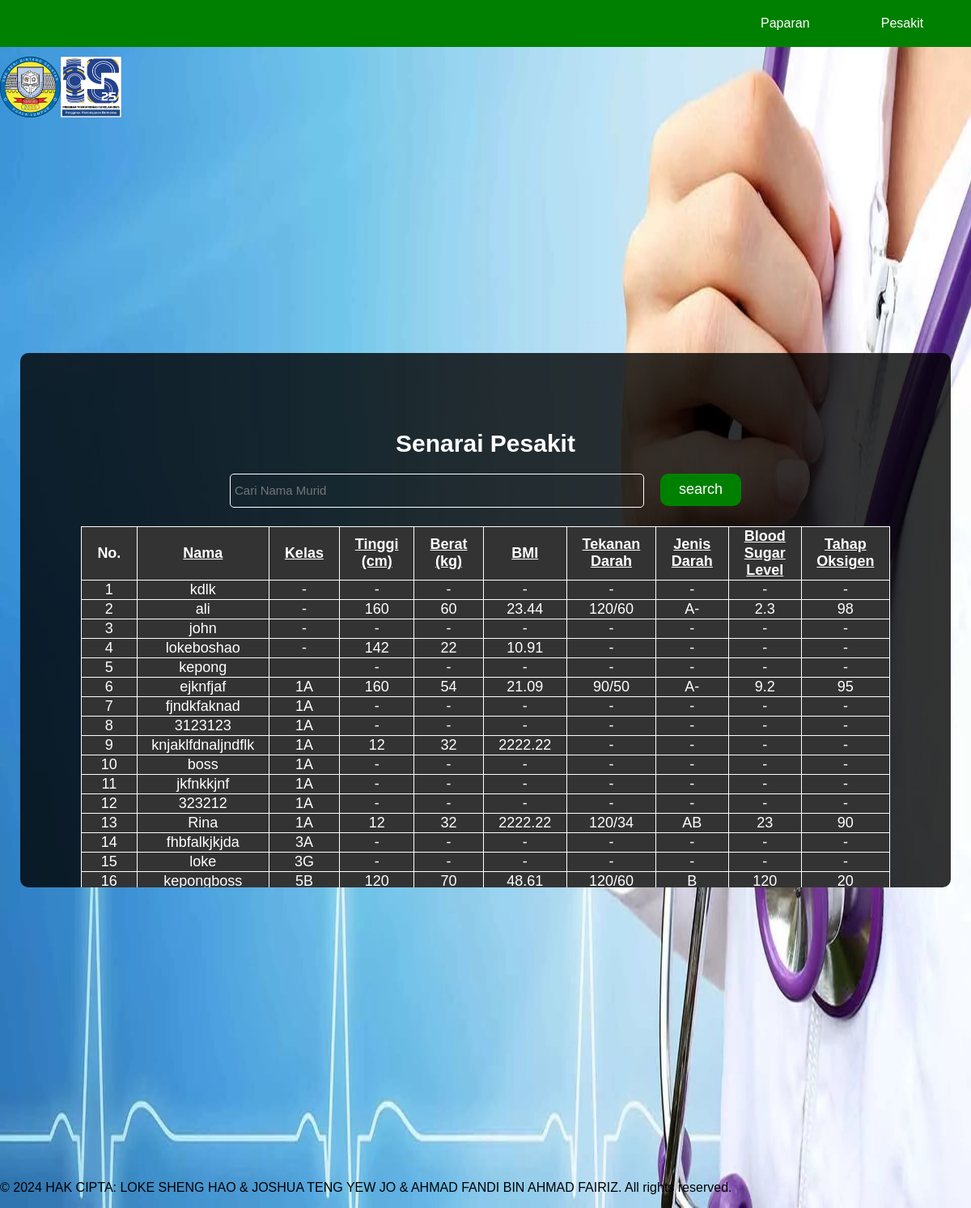
The app's page /klinik/paparan.php with its own data.
### tables this page shows
CREATE TABLE `pesakit` (
  `nama` varchar(200) DEFAULT NULL,
  `tinggi` double DEFAULT NULL,
  `berat` double DEFAULT NULL,
  `bmi` double DEFAULT NULL,
  `blood_pressure` varchar(50) DEFAULT NULL,
  `kelas` varchar(50) DEFAULT NULL,
  `blood_type` varchar(2) DEFAULT NULL,
  `blood_sugar` varchar(50) DEFAULT NULL,
  `age` varchar(10) DEFAULT NULL,
  `ic` varchar(20) NOT NULL,
  `phone_number` varchar(20) DEFAULT NULL,
  `oxygen_level` double DEFAULT NULL
);

### klinik/paparan.php (the view, shortened to what this page needs)
<?php include 'header.php'?>
<section>
    <body>
        <div class="form" style="width: 1100px; overflow-y:auto; max-height: 550px;margin-top: 20px;padding-top: 70px; position: absolute; z-index: 999;" >
            <h1 style="color: white; font-size: 30px; text-align: center;">Senarai Pesakit</h1>
            <form class="searchbar" action="" method="post">
                <input type="text" name="search" placeholder="Cari Nama Murid">
                <button type="submit" name="submit-search">search</button>
            </form>
            <?php
                include 'includes/dbh.inc.php';
                $sort_column = isset($_GET['sort']) ? $_GET['sort'] : 'kelas';
                $sort_order = isset($_GET['order']) && $_GET['order'] == 'desc' ? 'DESC' : 'ASC';
                if (isset($_POST['submit-search'])) {
                    $search = mysqli_real_escape_string($conn, $_POST['search']);
                    $sql = "SELECT * FROM pesakit WHERE nama LIKE '%$search%' ORDER BY $sort_column $sort_order";
                } else {
                    $sql = "SELECT * FROM pesakit ORDER BY $sort_column $sort_order";
                }
                $result = mysqli_query($conn, $sql);
                $resultcheck = mysqli_num_rows($result);
                $next_order = $sort_order == 'ASC' ? 'desc' : 'asc';
                if($resultcheck > 0){
                    $i = 1;
                    echo "<table id='patientTable'>";
                    echo "<tr>
                            <th>No.</th>
                            <th><a class='table-link' style='color: white; text-decoration: underline;' href='?sort=nama&order=$next_order'>Nama</a></th>
                            <th><a class='table-link' style='color: white; text-decoration: underline;' href='?sort=kelas&order=$next_order'>Kelas</a></th>
                            <th><a class='table-link' style='color: white; text-decoration: underline;' href='?sort=tinggi&order=$next_order'>Tinggi (cm)</a></th>
                            <th><a class='table-link' style='color: white; text-decoration: underline;' href='?sort=berat&order=$next_order'>Berat (kg)</a></th>
                            <th><a class='table-link' style='color: white; text-decoration: underline;' href='?sort=bmi&order=$next_order'>BMI</th>
                            <th><a class='table-link' style='color: white; text-decoration: underline;' href='?sort=blood_pressure&order=$next_order'>Tekanan Darah</a></th>
                            <th><a class='table-link' style='color: white; text-decoration: underline;' href='?sort=blood_type&order=$next_order'>Jenis Darah</a></th>
                            <th><a class='table-link' style='color: white; text-decoration: underline;' href='?sort=blood_sugar&order=$next_order'>Blood Sugar Level</a></th>
                            <th><a class='table-link' style='color: white; text-decoration: underline;' href='?sort=oxygen_level&order=$next_order'>Tahap Oksigen</a></th>
                          </tr>";
                    while($row = mysqli_fetch_assoc($result)){
                        $tinggi=$row['tinggi']*100;
                        $bmi=$row['bmi'];
                        echo "<tr>";
                        echo "<td>".$i++."</td>";
                        echo "<td><a class='table-link' style='color: white;' href='sendtoindex.php?id=".$row['ic']."'>".(isset($row['nama']) ? $row['nama'] : '-')."</a></td>";
                        echo "<td><a class='table-link' style='color: white;' href='sendtoindex.php?id=".$row['ic']."'>".(isset($row['kelas']) ? $row['kelas'] : '-')."</a></td>";
                        echo "<td><a class='table-link' style='color: white;' href='sendtoindex.php?id=".$row['ic']."'>".(isset($row['tinggi']) ? $tinggi : '-')."</a></td>";
                        echo "<td><a class='table-link' style='color: white;' href='sendtoindex.php?id=".$row['ic']."'>".(isset($row['berat']) ? $row['berat'] : '-')."</a></td>";
                        echo "<td><a class='table-link' style='color: white;' href='sendtoindex.php?id=".$row['ic']."'>".(isset($bmi) ? $bmi : '-')."</a></td>";
                        echo "<td><a class='table-link' style='color: white;' href='sendtoindex.php?id=".$row['ic']."'>".(isset($row['blood_pressure']) ? $row['blood_pressure'] : '-')."</a></td>";
                        echo "<td><a class='table-link' style='color: white;' href='sendtoindex.php?id=".$row['ic']."'>".(isset($row['blood_type']) ? $row['blood_type'] : '-')."</a></td>";
                        echo "<td><a class='table-link' style='color: white;' href='sendtoindex.php?id=".$row['ic']."'>".(isset($row['blood_sugar']) ? $row['blood_sugar'] : '-')."</a></td>";
                        echo "<td><a class='table-link' style='color: white;' href='sendtoindex.php?id=".$row['ic']."'>".(isset($row['oxygen_level']) ? $row['oxygen_level'] : '-')."</a></td>";
                        echo "</tr>";
                    }
                    echo "</table>";
                }
            ?>
            <br>
        </div>
    </body>
</section>
<?php include 'footer.php'?>

### klinik/header.php (shortened to what this page needs)
<!DOCTYPE html>
<html>
    <link rel="stylesheet" href="css/style.css">
    <head>
    </head>
    <body>
        <ul class="nav">
            <li><a href="paparan.php">Paparan</a> </li>
            <li class="dropdown" style="width: 70px;">
                <a href="javascript: void(0)" class="dropbtn">Pesakit</a>
            </li>
        </ul>
        <img src=image/smksbslogo.png class="logo-header">
        <img src=image/ts25logo.png class="logo-header">
    </body>
</html>

### klinik/footer.php (shortened to what this page needs)
<footer>
    <div class="footer-container" style="position: absolute">
        <p>&copy; 2024 HAK CIPTA: LOKE SHENG HAO & JOSHUA TENG YEW JO & AHMAD FANDI BIN AHMAD FAIRIZ. All rights reserved.</p>
    </div>
</footer>

### klinik/css/style.css (style rules this page uses)
img { display: block; margin-left: auto; margin-right: auto; width: 20%; }
body { margin: 0; padding: 0; font-family: Arial,Serif; }
.nav { background-color: green; text-align: right; padding: 20px 0 20px 0; list-style: none; color: white; margin-top: 0; position: absolute; width: 100%; z-index: 9999; }
.nav > li { display: inline-block; padding: 0 50px 0 25px; text-align: center; }
.nav > li > a { text-decoration: none; color: white; }
.dropdown { display: relative; display: inline-block; }
.searchbar input { width: 300px; height: 25px; border-radius: 10px; }
.searchbar button { width: 50px; }
.table-profil td,th { border: 1px solid #ddd; height: 30px; }
.table-aktiviti-details td,th { border: 1px solid #ddd; height: 30px; }
.form { position: absolute; top: 50%; left: 50%; transform: translate(-50%, -50%); padding: 40px 25px; border-radius: 10px; color: #fff; background: linear-gradient(to top, rgba(0, 0, 0, 0.8), rgba(0, 0, 0, 0.8)); max-height: 750px; overflow-y: auto; }
.form h1 { text-align: center; margin-bottom: 20px; font-size: 35px; color: white; }
.form input, .form select { width: 100%; padding: 10px; margin-bottom: 15px; background: transparent; border: none; outline: none; color: #fff; font-size: 15px; }
.form button { width: 100%; height: 40px; background-color: green; font-size: 18px; border-radius: 10px; border: none; outline: none; color: white; cursor: pointer; margin-bottom: 25px; }
.form a { text-decoration: none; color: cyan; }

### klinik/header.php (style rules this page uses)
body { background-image: url("image/picturesdoctor.jpg"); background-repeat: no-repeat; background-attachment: fixed; background-size: 100% 100%; }
.logo-header { float: left; width: 75px; height: 75px; padding-top: 70px; }

### klinik/paparan.php (style rules this page uses)
table, th, td { border: 1px solid white; border-collapse: collapse; text-align: center; width: 1000px; background-color: #333; font-size: large; margin: auto; }
.table-link { color: white; }
.searchbar { display: flex; justify-content: center; }
.searchbar input { width: 500px; height: 30px; border-radius: 5px; border: white 1px solid; padding: 5px; color: white; margin-right: 10px; }
.searchbar button { width: 100px; margin-left: 10px; }

### klinik/footer.php (style rules this page uses)
.footer-container { min-height: 50px; position: fixed; left: 0; bottom: 0; }

### records on screen
pesakit: nama "kdlk"
pesakit: nama "ali", tinggi "160", berat "60", bmi "23.44", blood_pressure "120/60", blood_type "A-", blood_sugar "2.3", oxygen_level "98"
pesakit: nama "john"
pesakit: nama "lokeboshao", tinggi "142", berat "22", bmi "10.91"
pesakit: nama "kepong"
pesakit: nama "ejknfjaf", kelas "1A", tinggi "160", berat "54", bmi "21.09", blood_pressure "90/50", blood_type "A-", blood_sugar "9.2", oxygen_level "95"
pesakit: nama "fjndkfaknad", kelas "1A"
pesakit: nama "3123123", kelas "1A"
pesakit: nama "knjaklfdnaljndflk", kelas "1A", tinggi "12", berat "32", bmi "2222.22"
pesakit: nama "boss", kelas "1A"
pesakit: nama "jkfnkkjnf", kelas "1A"
pesakit: nama "323212", kelas "1A"
pesakit: nama "Rina", kelas "1A", tinggi "12", berat "32", bmi "2222.22", blood_pressure "120/34", blood_type "AB", blood_sugar "23", oxygen_level "90"
pesakit: nama "fhbfalkjkjda", kelas "3A"
pesakit: nama "loke", kelas "3G"
pesakit: nama "kepongboss", kelas "5B", tinggi "120", berat "70", bmi "48.61", blood_pressure "120/60", blood_type "B", blood_sugar "120", oxygen_level "20"
